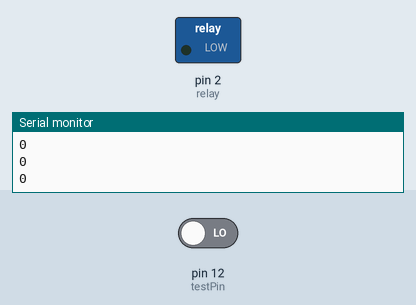
The sketch below on a simulated Arduino Uno, built with avr-gcc and run on an emulated ATmega328P. On the bench: switched loads named in the sketch (green lamp = pin HIGH), the last lines printed to the serial monitor. The test bench sets the inputs (shaded band); at power-on: pin 12 (testPin) LOW.

Above: at 1.2 s.
1.3 s: pin 12 (testPin) driven HIGH
At 1.9 s:
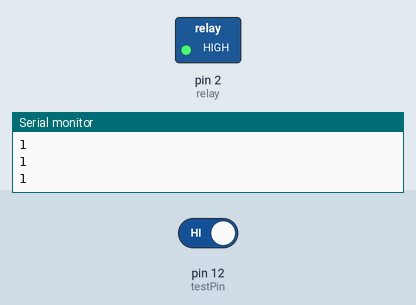
2.8 s: pin 12 (testPin) driven LOW
At 3.1 s:
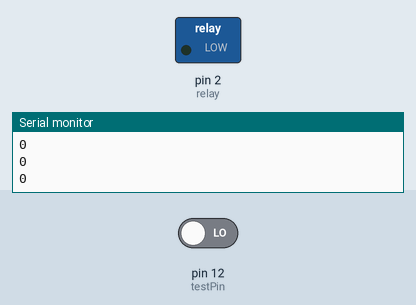
Timing chart, 0 to 5.8 s (numbered marks = the images above; inputs shaded):
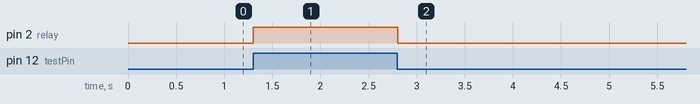

Measured:
- after the input at 1.3 s, pin 2 (relay): LOW → HIGH at once
- after the input at 2.8 s, pin 2 (relay): HIGH → LOW at once

The sketch:

sketch_jun8d.ino
```cpp
const int testPin = 12;
const int relay = 2;
bool outputState = false;
bool lastState = LOW; // Lưu trạng thái trước đó của TestPin

void setup() {
  pinMode(testPin, INPUT);
  pinMode(relay, OUTPUT);
  digitalWrite(relay, LOW);
  Serial.begin(9600);
}

void loop() {
  int sensorVal = digitalRead(testPin);
  Serial.println(sensorVal);

  // Chỉ kích hoạt khi có thay đổi từ LOW -> HIGH
  if (sensorVal == HIGH && lastState == LOW || sensorVal == LOW && lastState == HIGH) {
    outputState = !outputState;
    digitalWrite(relay, outputState ? HIGH : LOW);
    Serial.println(outputState ? "ON" : "OFF");
  }

  lastState = sensorVal; // Cập nhật trạng thái trước đó
  delay(50); // Chống spam tín hiệu
}
```
